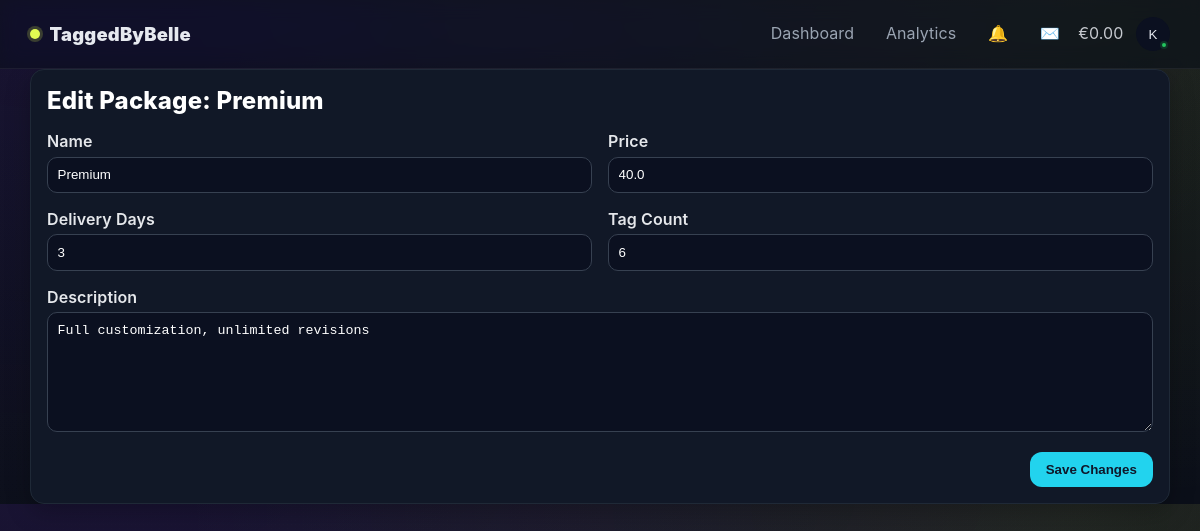
The app's page /package/3/edit (signed in) with its own data.
### app/domain/Package.py (models this page shows)
class Package(Base):
    __tablename__ = "packages"
    id = Column(Integer, primary_key=True, index=True)
    name = Column(String(50), nullable=False, unique=True)
    price = Column(Float, nullable=False)
    delivery_days = Column(Integer, nullable=False)
    tag_count = Column(Integer, nullable=False)
    description = Column(String(255), nullable=True)

### app/main.py (the view)
@app.get("/package/{package_id}/edit")
async def edit_package_form(request: Request, package_id: int):
    if not request.session.get("is_admin"):
        return RedirectResponse("/login", status_code=HTTP_302_FOUND)
    db = SessionLocal()
    try:
        package = db.query(Package).filter(Package.id == package_id).first()
        if not package:
            raise HTTPException(status_code=404, detail="Package not found")
    finally:
        db.close()
    return templates.TemplateResponse("edit_package.html", {"request": request, "package": package})

### app/templates/edit_package.html (shortened to what this page needs)
{% extends "base.html" %}
{% block content %}
<div class="wrap">
  <div class="card">
    <h2 class="title">Edit Package: {{ package.name }}</h2>
    <form method="post">
      <div class="form-grid">
        <div>
          <label class="label">Name</label>
          <input class="input" type="text" name="name" value="{{ package.name }}" required>
        </div>
        <div>
          <label class="label">Price</label>
          <input class="input" type="number" name="price" step="0.01" value="{{ package.price }}" required>
        </div>
        <div>
          <label class="label">Delivery Days</label>
          <input class="input" type="number" name="delivery_days" value="{{ package.delivery_days }}" required>
        </div>
        <div>
          <label class="label">Tag Count</label>
          <input class="input" type="number" name="tag_count" value="{{ package.tag_count }}" required>
        </div>
        <div class="full">
          <label class="label">Description</label>
          <textarea class="textarea" name="description">{{ package.description }}</textarea>
        </div>
      </div>
      <div class="actions">
        <button type="submit" class="btn">Save Changes</button>
      </div>
    </form>
  </div>
</div>
{% endblock %}

### app/templates/base.html (style rules this page uses)
:root { --bg: #0b0f19; --panel: #0e1422; --line: #1f2a3b; --text: #e6e9ef; --muted: #9aa4b2; --brand: #e2fb52; --brand-ink: #0b0f19; --cta: #7c3aed; }
* { box-sizing: border-box; }
body { margin: 0; color: var(--text); background: radial-gradient(1200px 600px at 10% -10%, rgba(124,58,237,0.15), transparent), radial-gradient(900px 500px at 90% 0%, rgba(226,251,82,0.10), transparent), linear-gradient(180deg, #0a0e17, var(--bg)); font-family: Inter, ui-sans-serif, system-ui, -apple-system, Segoe UI, Roboto, Arial, Noto Sans; letter-spacing: .1px; }
a.btn, button.btn { display: inline-flex; align-items:center; gap:.45rem; padding: .55rem .95rem; border-radius: 12px; font-weight: 800; text-decoration: none; cursor: pointer; border: 1px solid transparent; }
.card { background: var(--panel); border: 1px solid var(--line); border-radius: 16px; box-shadow: 0 8px 28px rgba(0,0,0,0.28); }
.title { font-weight: 900; letter-spacing: .2px; }

### app/templates/edit_package.html (style rules this page uses)
.wrap { display:grid;grid-template-columns:1fr;gap:1rem }
.card { background:#111827;border:1px solid #1f2937;border-radius:14px;padding:1rem;box-shadow:0 8px 25px rgba(0,0,0,0.25) }
.title { font-weight:800;color:#fff;margin:0 0 1rem 0 }
.form-grid { display:grid;grid-template-columns:1fr 1fr;gap:1rem }
.form-grid .full { grid-column:1/-1 }
.label { display:block;font-weight:600;color:#e5e7eb;margin-bottom:.35rem }
.input,.textarea { width:100%;background:#0b1020;border:1px solid #374151;border-radius:10px;color:#fff;padding:.6rem }
.textarea { min-height:120px;resize:vertical }
.actions { display:flex;justify-content:flex-end;margin-top:1rem }
.btn { background:#22d3ee;color:#0f172a;font-weight:800;border:none;border-radius:10px;padding:.6rem 1rem;cursor:pointer }

### records on screen
Package: name "Premium", price "40.0", delivery_days "3", tag_count "6", description "Full customization, unlimited revisions"

### other values on screen
{{ '%.2f'|format(request.session.get('admin_month_earnings', 0.0)) }} "0.00"
{{ request.session.get('username','U')[0]|upper }} "K"
